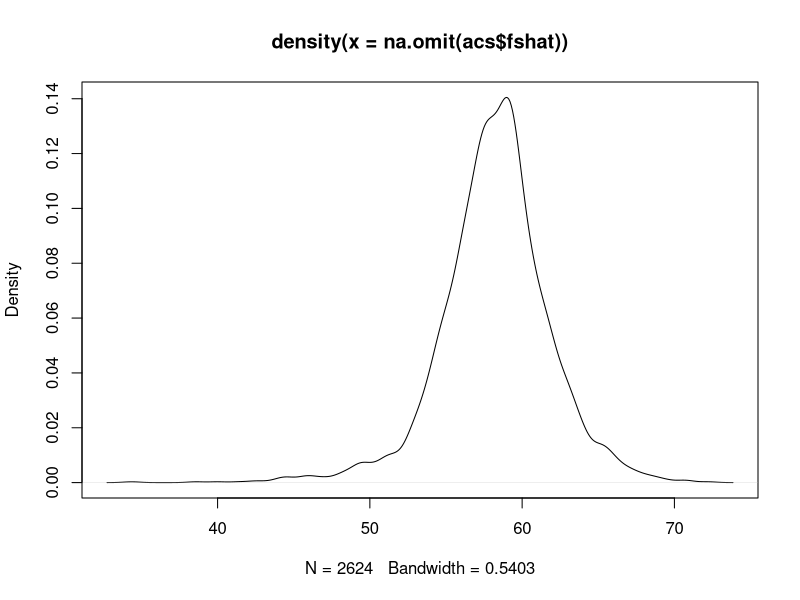

Generate this figure with R:
# Note: See https://censusreporter.org for a listing of ACS tables. For a tutorial on the 
# acs package, see https://rpubs.com/rosenblum_jeff/censustutorial1. The CPS data was 
# downloaded from https://cps.ipums.org.

# Set up
setwd("~/Documents/OportUNITY/United-Way-Project")
cps <- read.csv("cps(clean).csv")
acs <- read.csv("acs(clean).csv")

# Estimate CPS model
reg <- lm(fexpend ~ hhsize + female + kids + elderly + black + hispanic + education +
    employed + married + disability, data=cps)
coeffs <- coefficients(reg)

# Estimate food security for block groups
acs$fshat <- coeffs[1]*acs$households + coeffs[2]*acs$population + coeffs[3]*acs$female +
    coeffs[4]*acs$kids + coeffs[5]*acs$elderly + coeffs[6]*acs$black + 
    coeffs[7]*acs$hispanic + coeffs[8]*acs$education + coeffs[9]*acs$employed +
    coeffs[10]*acs$married + coeffs[11]*acs$disability
acs$fshat <- acs$fshat/acs$households
summary(acs$fshat)
plot(density(na.omit(acs$fshat)))
